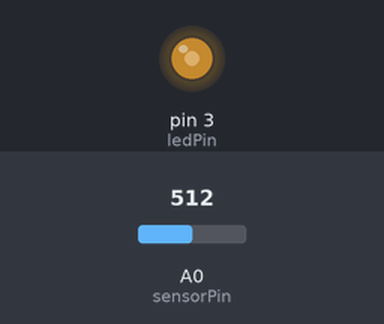
The sketch below on a simulated Arduino Uno, built with avr-gcc and run on an emulated ATmega328P. Parts: output pins drawn as LEDs (lit = HIGH). The test bench sets the inputs (shaded band); at power-on: A0 (sensorPin) = 512.

Above: at 1.2 s.
1.3 s: A0 (sensorPin) set to 306
At 2.5 s:
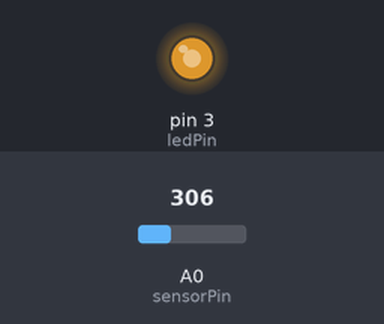
2.8 s: A0 (sensorPin) set to 122
At 3.7 s:
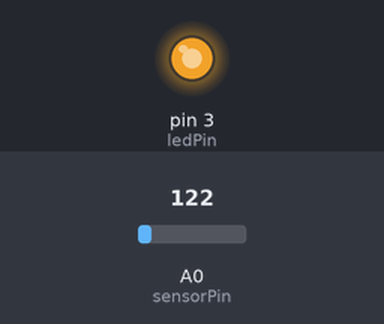
4.3 s: A0 (sensorPin) set to 900
At 4.9 s:
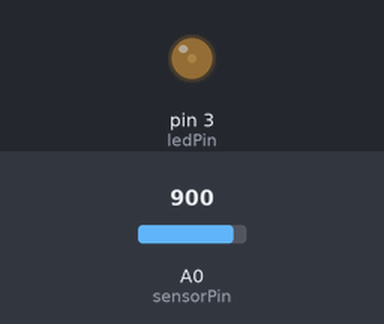
5.8 s: A0 (sensorPin) set to 1023
At 7.2 s:
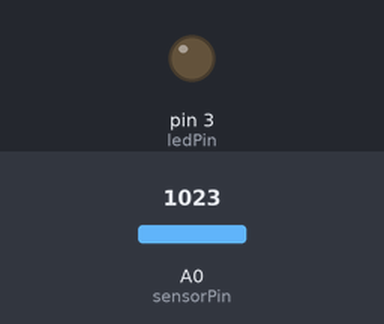
Timing chart, 0 to 8.3 s (numbered marks = the images above; inputs shaded):
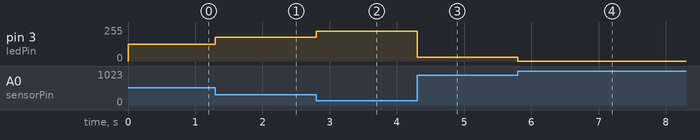

Measured:
- after the input at 1.3 s, pin 3 (ledPin): 127/255 → 179/255 at once
- after the input at 2.8 s, pin 3 (ledPin): 179/255 → 225/255 at once
- after the input at 4.3 s, pin 3 (ledPin): 225/255 → 30/255 at once
- after the input at 5.8 s, pin 3 (ledPin): 30/255 → 0/255 at once

The sketch:

potentiometer-led.ino
```cpp
int sensorPin = A0;
int ledPin = 3;
int sensorValue = 0;
int mappedValue = 0;

void setup() {
  pinMode(ledPin, OUTPUT);
  Serial.begin(9600);
}

void loop() {
  sensorValue = analogRead(sensorPin);
  mappedValue = map(sensorValue, 0, 1020, 255, 0);
  analogWrite(ledPin, mappedValue);
  delay(1);
}
```
